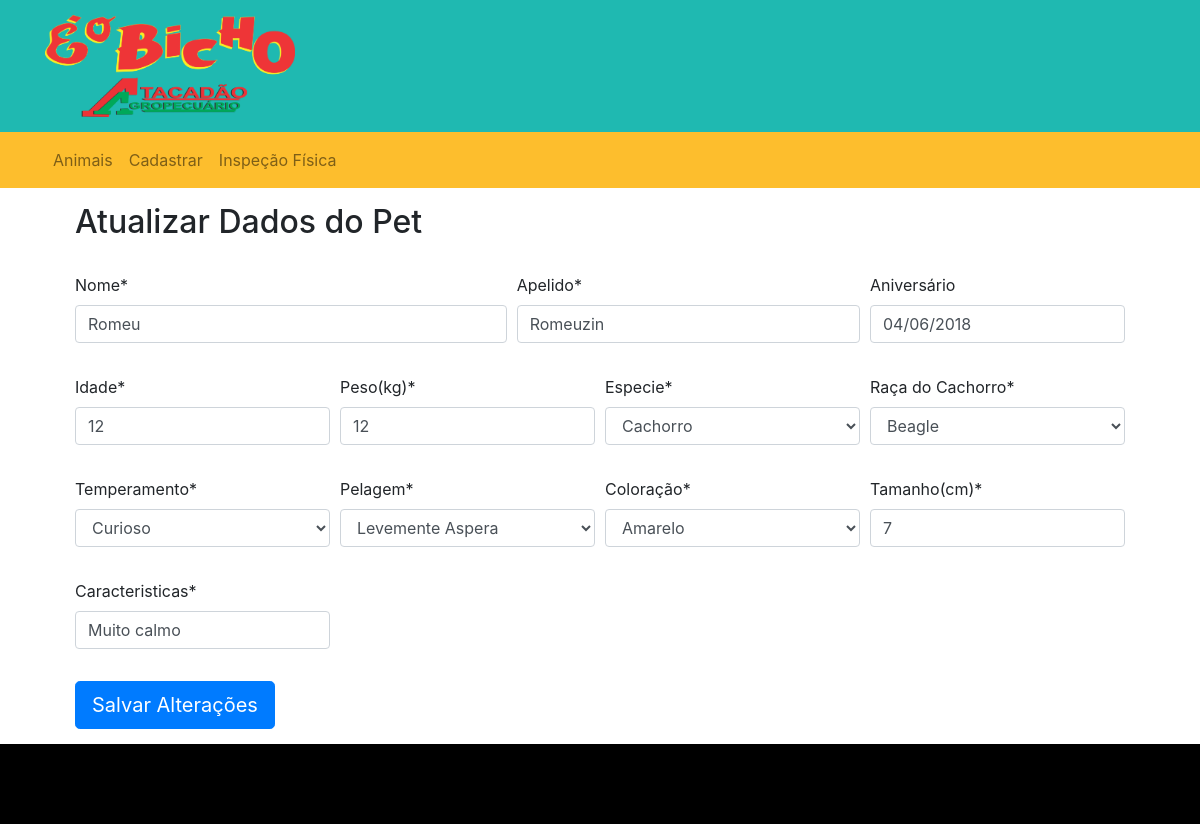
The app's page /update/1/ with its own data.
### pet/models.py (models this page shows, shortened)
class formPet(models.Model):
	nome = models.CharField('Nome',max_length=150)
	apelido = models.CharField('Apelido',max_length=30)
	aniversario = models.DateField('Aniversário', blank=True, null=True)
	idade = models.IntegerField('Idade')
	peso = models.IntegerField('Peso(kg)')
	tamanho = models.IntegerField('Tamanho')
	especie = models.CharField('Especie',max_length=10, choices=ESPECIE_CHOICES)
	racaCachorro = models.CharField('Raça do Cachorro',max_length=150, choices=RACA_CACHORRO)
	temperamento = models.CharField('Temperamento',max_length=60, choices=TEMPERAMENTO_CHOICES)
	pelagem = models.CharField('Pelagem',max_length=150, choices=PELAGEM_CHOICES)
	coloracao = models.CharField('Coloração',max_length=60, choices=COLORACAO_CHOICES)
	tamanho = models.IntegerField('Tamanho(cm)',)
	caracteristicas = models.CharField('Caracteristicas', max_length=200)

### pet/views.py (the view)
# urls.py: path('update/<int:pk>/', views.updatePet.as_view(), name='update'),
class updatePet(UpdateView):
    template_name = 'pet/formpet_update.html'
    model = formPet
    fields = '__all__'
    success_url = reverse_lazy('pet:list')

### pet/templates/pet/formpet_update.html (shortened to what this page needs)
{% extends 'site/base.html' %}
{% load crispy_forms_tags %}
{% block content %}
<section class="container">
  <h2 class="">Atualizar Dados do Pet</h2>
  <form method="POST" action=".">
    <br>
    <div class="form-row">
      <div class="col col-lg-5 mb-3">
        	{{ form.nome|as_crispy_field }}
      </div>
      <div class="col-md-4 mb-3">
        {{ form.apelido|as_crispy_field }}
      </div>
      <div class="col-md-3 mb-3">
        {{ form.aniversario|as_crispy_field }}
      </div>
      <div class="col-md-3 mb-3">
        {{ form.idade|as_crispy_field }}
      </div>
      <div class="col-md-3 mb-3">
        {{ form.peso|as_crispy_field }}
      </div>
      <div class="col-md-3 mb-3">
        {{ form.especie|as_crispy_field }}
      </div>
      <div class="col-md-3 mb-3">
        {{ form.racaCachorro|as_crispy_field }}
      </div>
      <div class="col-md-3 mb-3">
       {{ form.temperamento|as_crispy_field }}
      </div>
      <div class="col-md-3 mb-3">
        {{ form.pelagem|as_crispy_field }}
      </div>
      <div class="col-md-3 mb-3">
        {{ form.coloracao|as_crispy_field }}
      </div>
      <div class="col-md-3 mb-3">
        {{ form.tamanho|as_crispy_field }}
      </div>
      <div class="col-md-3 mb-3">
        {{ form.caracteristicas|as_crispy_field }}
      </div>
    </div>
     <button class="btn btn-primary btn-lg" type="submit">Salvar Alterações</button>
  </form>
</section>
{% endblock content %}

### pet/static/css/style.css (style rules this page uses)
* { margin: 0px; padding: 0px; }

### records on screen
formPet: nome "Romeu", apelido "Romeuzin", aniversario "04/06/2018", idade "12", peso "12", especie "Cachorro", racaCachorro "Beagle", temperamento "Curioso", pelagem "Levemente Aspera", coloracao "Amarelo", tamanho "7", caracteristicas "Muito calmo"
